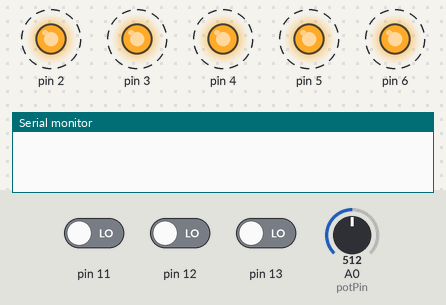
Simulated run of this sketch. Board: Arduino Uno, built with avr-gcc and run on an emulated ATmega328P. Shown: output pins drawn as LEDs (lit = HIGH), the last lines printed to the serial monitor. Dashed ring = blinking. The inputs (shaded band) are chosen by the test bench; at power-on: pin 12 LOW, pin 13 LOW, pin 11 LOW, A0 (potPin) = 512.

Above: at 1.25 s.
1.3 s: pin 12 driven HIGH
At 2.2 s:
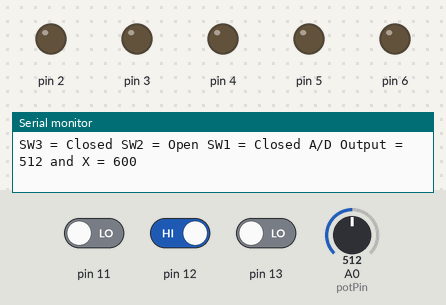
4.3 s: pin 13 driven HIGH
7.3 s: pin 11 driven HIGH
At 7.72 s:
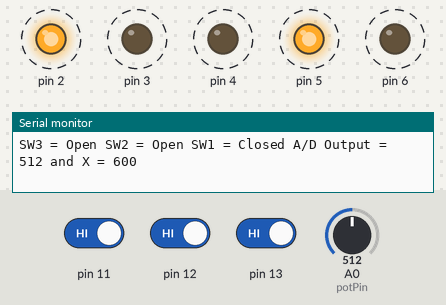
10.3 s: A0 (potPin) set to 306
At 10.58 s:
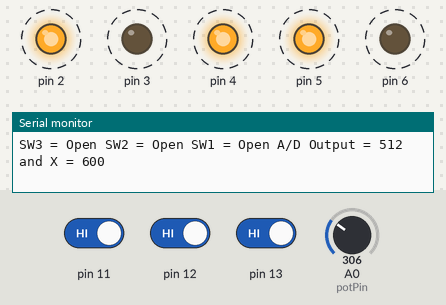
13.3 s: A0 (potPin) set to 716
At 13.46 s:
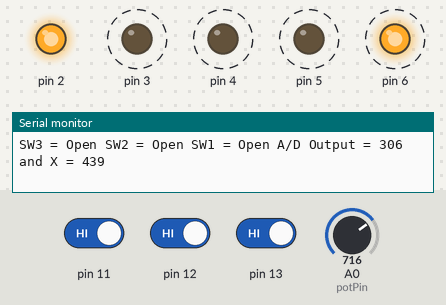
16.3 s: pin 12 driven LOW
Timing chart, 0 to 20.3 s (numbered marks = the images above; inputs shaded):
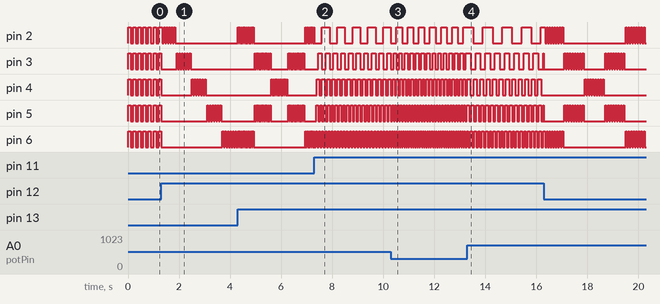

Measured:
- after the input at 1.3 s, pin 2: alternates HIGH for 0.05 s and LOW for 0.05 s, 11 changes in all, then stays LOW, starting after 0.05 s
- after the input at 4.3 s, pin 4: alternates HIGH for 0.03 s and LOW for 0.03 s, 20 changes in all, then stays LOW, starting after 1.3 s; pin 6: goes 9 × (HIGH 0.03 s, LOW 0.03 s), HIGH 0.03 s, LOW 2.0 s, 5 × (HIGH 0.03 s, LOW 0.03 s), then HIGH, starting at once
- after the input at 7.3 s, pin 4: alternates HIGH for 0.10 s and LOW for 0.10 s, starting after 0.10 s
- after the input at 10.3 s, pin 2: alternates HIGH for 0.22 s and LOW for 0.22 s, starting after 0.22 s; pin 3: alternates HIGH for 0.11 s and LOW for 0.11 s, starting after 0.11 s
- after the input at 13.3 s, pin 2: alternates HIGH for 0.38 s and LOW for 0.38 s, starting after 0.23 s; pin 3: alternates HIGH for 0.19 s and LOW for 0.19 s, starting after 0.13 s
- after the input at 16.3 s, pin 4: alternates HIGH for 0.05 s and LOW for 0.05 s, 16 changes in all, then stays LOW, starting after 1.6 s
- by itself, pin 2: alternates HIGH for 0.10 s and LOW for 0.10 s
- by itself, pin 3: alternates HIGH for 0.15 s and LOW for 0.15 s

The sketch:

es_2.ino
```cpp
/*H**********************************************************************
* FILENAME :        es_2.ino /version 4.0
*
* DESCRIPTION :
*       embeddded systems 2st assignment
*
* NOTES :
*       wayne state university, Embedded Systems, Fall 2016
*       Q. http://ece.eng.wayne.edu/~smahmud/ECECourses/ECE5620/All_Semesters/F16/Assign1_ECE5620_F16.htm
*
* AUTHORS : Group 7/ [Sundeep Innamuri - fx3898,
*                     Harshavardhan Puvvada,
*                     Sravan Kumar Peddi]
*
* START DATE :    27 Sep 2016
*
* CHANGES :
*
********************************************************************************/

int currval = 0;
typedef void (*FunctionCallback)(int);
int x = 1000;
int value = 0;
long lastUpdate = 0;
const int potPin = A0;

/*function pointer array for the specific switch function*/
FunctionCallback glow[] = {&glow0, &glow1, &glow1, &glow1, &glow2, &glow2, &glow2, &glow3};


//to update the seraill monitor
void giveUpdate(){
  if (millis() - lastUpdate > 2000){
    Serial.print("SW3 = ");
    digitalRead(13) ? Serial.print("Open") : Serial.print("Closed");
    Serial.print(" SW2 = ");
    digitalRead(12) ? Serial.print("Open") : Serial.print("Closed");
    Serial.print(" SW1 = ");
    digitalRead(11) ? Serial.print("Open") : Serial.print("Closed");
    Serial.print(" A/D Output = ");
    Serial.print(value);
    Serial.print(" and X = ");
    Serial.println(x);
    lastUpdate = millis();
  }
}

//function to read the pot
int readPot(){
  value = analogRead(potPin);
  x = (int)(value*800.0/1024.0 + 200);
  return value;
}

/*to read innput from the input pins*/
int readinput(){
  int newval = digitalRead(13)?4:0;
  newval += digitalRead(12)?2:0;
  newval += digitalRead(11)?1:0;
  return newval;
}


/*returns the delay time*/
int ftime(int numflash, int period){
  return period/2/numflash;
}


/*Simulates delay function while performing other tasks*/
int engage(int interval){

  unsigned long curMillis = millis(), prevMillis = millis();
  while(curMillis - prevMillis < interval){
    curMillis = millis();
    giveUpdate();
    if(currval != readinput()) {
      return 1;
    }
  }
  readPot();
  return 0;
}


/*Continuously flash all 5 LEDs at 1 flash/sec*/
void glow0(int input){
int i=0;
  while(1){
    for(i = 0; i < 5 ; i++){
      digitalWrite(2+i, HIGH);
    }
    if (engage(100)) return;
    for(i = 0; i < 5 ; i++){
      digitalWrite(2+i, LOW);
    }
    if (engage(100)) return;
  }
}


/*
STEP1: Flash LED1 at 1 flash/second for 2 seconds.
       Then flash LED2 at 1 flash/second for 2 seconds.
       Then do the same for LED3, and so on until you flash LED5.
STEP2: Now go in the reverse direction, meaning flash LED4 at 1 flash/second for 2 seconds.
       Then flash LED3 at 1 flash/second for 2 seconds. And so on until you flash LED1.

Continuously repeat STEP1 and STEP2
this function also provides functionality for differnt rate of flashing
*/

void glow1(int input){
  int numflash = 5;                    // no of  flash/ no of seconds

  if (input == 1)     numflash = 5;                    // nnumflasho of  flash/ no of seconds
  else if(input == 2) numflash = 10;                    // no of  flash/ no of seconds
  else if(input == 3) numflash = 15;                    // no of  flash/ no of seconds

  int ubound = 6;
  int lbound = 2;
  int i = lbound;
  int flashtime = ftime(numflash, 1000);     // flash time
  int course = 0 ;                      // 0 for ascending 1 for descending

  while(1){
    int j = 0;
    int k = 0;
    long y = millis();

    while(millis() - y < x){
        digitalWrite(i, HIGH);
        if (engage(flashtime)) return;
        digitalWrite(i, LOW);
        if (engage(flashtime)) return;
    }
    if (i == lbound){
      course = 0;
    }

    if (i == ubound){
      course = 1;
    }
    course ? i-- : i++;
  }
}


/*
This time the flash rate will be 1 flash/second, but the LEDs should be controlled as
Simultaneously flash LED1 and LED5 for 2 seconds.
Then simultaneously flash LED2 and LED4 for 2 seconds.
Then flash only LED3 for 2 seconds.  Then simultaneously flash LED2 and LED4 for 2 seconds.

Continuously repeat the above process.
this function also provides functionality for differnt rate of flashing
*/

void glow2 (int input){
    int numflash = 1;                        // no of  flash/ no of seconds

   if (input == 4)       numflash = 5;                            // no of  flash/ no of seconds
   else if(input == 5)  numflash = 10;                           // no of  flash/ no of seconds
   else if(input == 6)  numflash = 15;                           // no of  flash/ no of seconds

  int ubound = 4;
  int lbound = 2;
  int i = lbound;
  int flashtime = ftime(numflash, 1000);     // flash time
  int course = 0 ;                           // 0 for ascending 1 for descending

  while(1){
    int j = 0;
    int k = 0;
    long y = millis();

    while(millis() - y < x){
        digitalWrite(i, HIGH);
        digitalWrite(4 + 4 - i, HIGH);
        if (engage(flashtime)) return;

        digitalWrite(i, LOW);
        digitalWrite(4 + 4 - i, LOW);
        if (engage(flashtime)) return;
    }
    if (i == lbound){
      course = 0;
    }

    if (i == ubound){
      course = 1;
    }
    course ? i-- : i++;
  }
}


/*
This time all 5 LEDs will flash simultaneously, but each LED will flash at a different rate as shown below.
LED1 will flash at 1 flash/sec,  LED2 will flash at 2 flashes/sec, LED3 will flash at 3 flashes/sec,
LED4 will flash at 4 flashes/sec, and  LED5 will flash at 5 flashes/sec,
*/

void glow3(int input){
  //This time all 5 LEDs will flash simultaneously, but each LED will flash at a different rate as shown below.
  //LED1 will flash at 1 flash/sec,  LED2 will flash at 2 flashes/sec, LED3 will flash at 3 flashes/sec,  LED4 will flash at 4 flashes/sec, and  LED5 will flash at 5 flashes/sec,
  struct flash {
    int ledpin;
    int timedelay;
    int mode;
    unsigned long lastchange;
  };
  int potChange = readPot();
  struct flash vflash[5]= { {2,ftime(1,x),1,0}, {3,ftime(2,x),1,0}, {4,ftime(3,x),1,0}, {5,ftime(4,x),1,0}, {6,ftime(5,x),1,0} };
  int j = 0;
  int i = 0;

  while(1){
    for(i = 0; i < 5; i++){
        if(readPot() != potChange){
          potChange = readPot();
          for (j = 0; j < 5; j++){
            (*(vflash + j)).timedelay = ftime(j +1,x);
          }
        }
        if(millis() - (*(vflash + i)).lastchange >= (*(vflash + i)).timedelay ){
          digitalWrite((*(vflash + i)).ledpin, (*(vflash + i)).mode ? --(*(vflash + i)).mode : ++(*(vflash + i)).mode );
          (*(vflash + i)).lastchange = millis();
        }
      }
    if(currval != readinput()) return ;
   giveUpdate();
   }
}

/* to initialize the pins*/
void setup() {
  Serial.begin(9600);
  pinMode(11, INPUT);
  pinMode(12, INPUT);
  pinMode(13, INPUT);
  pinMode(potPin, INPUT);
  readPot();
  int i=0;
  for(i = 0; i < 5 ; i++){
    pinMode(2+i, OUTPUT);
  }
}

/*to reset the led incase of switch change*/
void resetled(){
  int i = 0;
  for(i = 0; i < 5 ; i++){
    digitalWrite(2+i, LOW);
  }
}


/* looping fucnction to loop the code */
void loop() {
  readPot(); //reading potentiometer
  currval = readinput();  // reading swithes
  glow[currval](currval);
  resetled();
}
```
